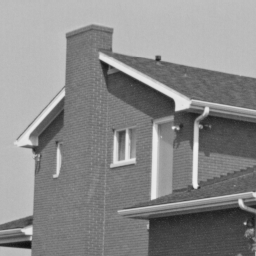
#> input picture ex4/data/house.png, 256 x 256 px
$ jupyter execute --allow-errors ex4_advanced.ipynb   (shell and % lines are left out)
#> lines starting #> are read from the running program, lines starting #| are printed output that depends on the picture
[cell 1]
import numpy as np
import scipy
import matplotlib.pyplot as plt

import astra
import pywt

from tqdm import tqdm

# Part B

#> (a cell that did not finish here is left out)

[cell 3]
# [36 lines left out: functions Randon_Transform, Radon_Back_Proj, not called in this run]

#### Create sinogram with missing measurements

[cell 4]
# [28 lines left out: functions create_undersampled, create_limited_angles, not called in this run]

#> (a cell that did not finish here is left out)

#> (a cell that did not finish here is left out)

#### Inpainting based on an istotropic Laplacian

[cell 7]
def construct_masking_operator(mask):
    mf = mask.flatten()
    col_idx = np.where(mf==1)[0]
    row_idx = np.arange(col_idx.shape[0])
    data = np.ones_like(col_idx)
    return scipy.sparse.csr_matrix((data, (row_idx, col_idx)), shape=(row_idx.shape[0], mf.shape[0]))

def construct_delta_xy(h, w):
    d = scipy.sparse.diags([1, -1], [0, 1], shape=(w, w))
    ri = np.eye(h)
    gx = scipy.sparse.kron(ri, d)
    gy = scipy.sparse.kron(d, ri)
    return gx, gy

# [5 lines left out: function apply_gradient_to_image, not called in this run]

def solve_with_l1_reg(alpha, A, g, h, w):
    gx, gy = construct_delta_xy(h, w)
    def M_f(v):
        Af = A @ v
        gfx = np.sqrt(alpha) * gx @ v
        gfy = np.sqrt(alpha) * gy @ v
        z = np.hstack((Af, gfx, gfy))
        return z
    def MT_b(v):
        h, w = A.shape
        Atf = A.T @ v[:h]
        gfxt = np.sqrt(alpha) * gx.T @ v[h:h+w]
        gfyt = np.sqrt(alpha) * gy.T @ v[h+w:h+w+w]
        z = Atf + gfxt + gfyt
        return z
    h, w = A.shape
    M = scipy.sparse.linalg.LinearOperator((h + w + w, w), matvec=M_f, rmatvec=MT_b)
    b = np.hstack((g, np.zeros(w), np.zeros(w)))
    x_lsqr = scipy.sparse.linalg.lsqr(M, b)
    return x_lsqr

[cell 8]
im = plt.imread('../data/house.png')
#> im is the input picture: shape (256, 256) float32; min 0.0627, max 0.937, mean 0.541
mask_h = np.ones((256, 256))
mask_h[65:90,60:110] = 0
mask_h[140:155,175:200] = 0
mask_h[210:240,155:195] = 0
mim = mask_h * im
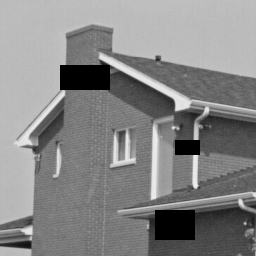
#> mim: shape (256, 256) float64; min 0, max 0.937, mean 0.524

[cell 9]
plt.imshow(mim, cmap='gray')

[cell 10]
us_h, us_w = im.shape
#> us_h = 256; us_w = 256
A = construct_masking_operator(mask_h)
g = A @ im.flatten()
x_lsqr = solve_with_l1_reg(1e-2, A, g, us_h, us_w)
#> in construct_delta_xy, `gx = scipy.sparse.kron(ri, d)`:
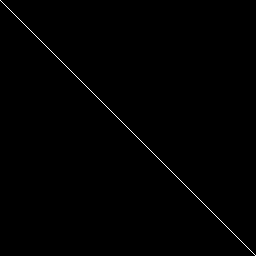
#> ri: shape (256, 256) float64; values 0 (black) and 1 (white), 0.39% white in thin lines or dots
#> in solve_with_l1_reg, `x_lsqr = scipy.sparse.linalg.lsqr(M, b)`: x_lsqr = 10 items
#> x_lsqr = 10 items
print('Status: %d\nIteration number: %d\n' % (x_lsqr[1], x_lsqr[2]))
#| Status: 2
#| Iteration number: 168
f_rec_lsqr = x_lsqr[0].reshape((us_h, us_w))
plt.imshow(f_rec_lsqr, cmap='gray')

#> (a cell that did not finish here is left out)

[cell 12]
print('Status: %d\nIteration number: %d\n' % (x_lsqr[1], x_lsqr[2]))
#| Status: 2
#| Iteration number: 168
f_rec_lsqr = x_lsqr[0].reshape((us_h, us_w))
plt.imshow(f_rec_lsqr, cmap='gray')

[cell 13]
angles = np.linspace(0, np.pi, 180, endpoint=False)
#> (the rest of this cell did not finish here and is left out)

#> (a cell that did not finish here is left out)

[cell 15]
print('Status: %d\nIteration number: %d\n' % (x_lsqr[1], x_lsqr[2]))
#| Status: 2
#| Iteration number: 168
f_rec_lsqr = x_lsqr[0].reshape((us_h, us_w))
plt.imshow(f_rec_lsqr, cmap='gray')

$ run again, with ex4/data/Cameraman256.png copied over ex4/data/house.png
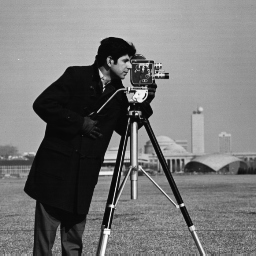
#> input picture ex4/data/Cameraman256.png, 256 x 256 px
#> im is the input picture: shape (256, 256) float32; min 0.0275, max 0.988, mean 0.465
#> `mim = mask_h * im`:
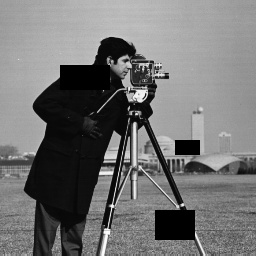
#> mim: shape (256, 256) float64; min 0, max 0.988, mean 0.45
#> ri: shape (256, 256) float64; values 0 (black) and 1 (white), 0.39% white in thin lines or dots
#> in solve_with_l1_reg, `x_lsqr = scipy.sparse.linalg.lsqr(M, b)`: x_lsqr = 10 items
#| Status: 2
#| Iteration number: 152
#> `f_rec_lsqr = x_lsqr[0].reshape((us_h, us_w))`:
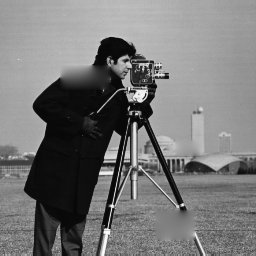
#> f_rec_lsqr: shape (256, 256) float64; min 0.0275, max 0.987, mean 0.468
#| Status: 2
#| Iteration number: 152
#| Status: 2
#| Iteration number: 152
